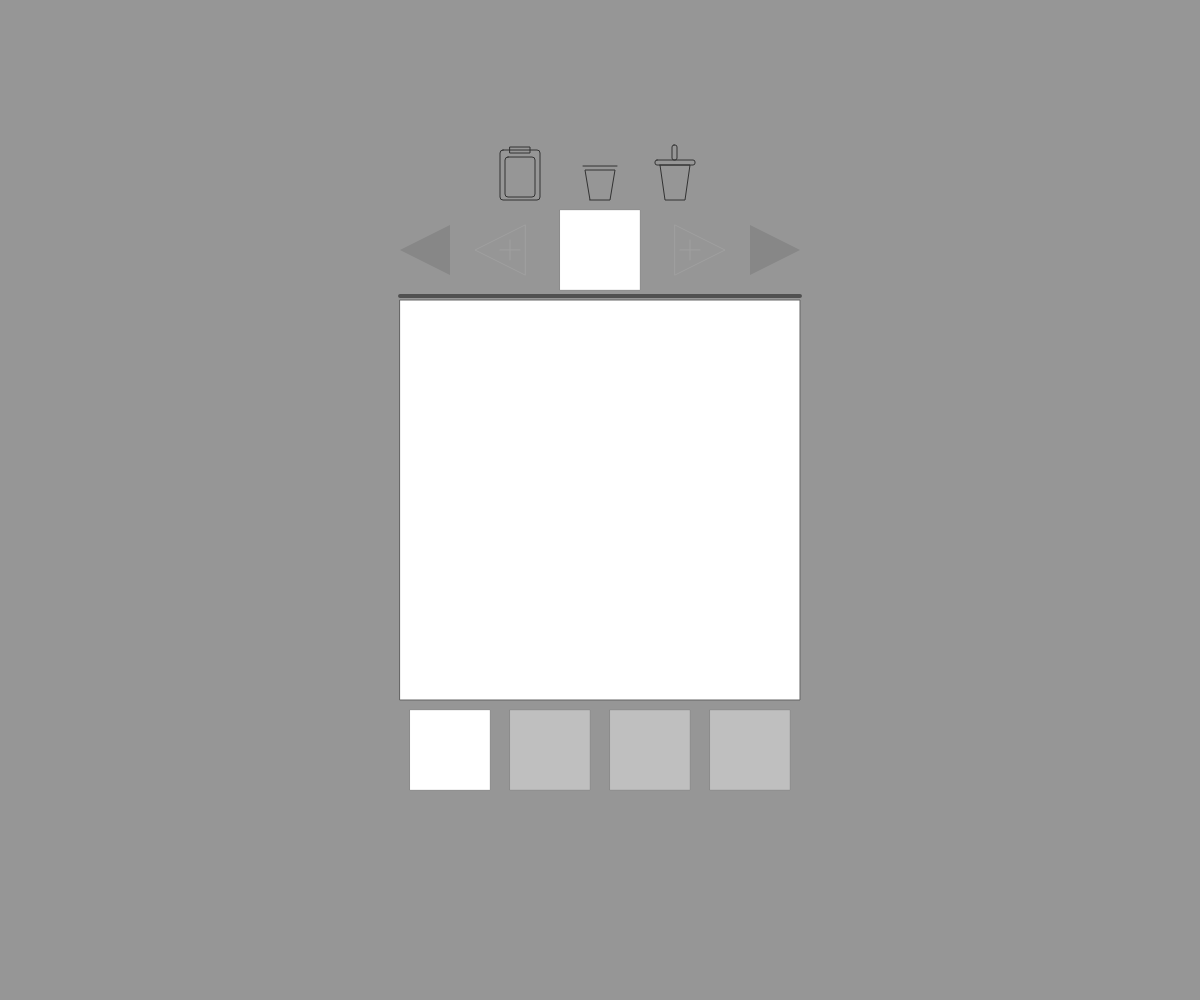
Frame 1 (no input)
Frame 60 (no input): identical to frame 1, image omitted
Frame 120 (the mouse pressed at the canvas centre since frame 60): identical to frame 1, image omitted

The p5.js sketch that drew this single still picture (run headless with seeded random() and noise() and a simulated clock; from frame 60 on, the mouse is pressed at the canvas centre):

// p5.js sketch
// ── sketch.js
  // ~~ GOAL
// Make a quick and loose phone-friendly animation app
// Just for quickly iterating quick ideas, without needing to make things look clean

  // ~~ IDEAL FEATURES
// Quick and rough brush
// Quick and rough filles (if at all)
// Quick and rough transforms
// Quick and easy canvas rotations
// Nice and finger-friendly
// Small "render display" on the top right, so I can sketch without my thumb getting in the way
// Easy to navigate
// Easy to bring to AE?

  // ~~TO DO
// [] Build canvas/Drawing Stage
// [] Add Drawing Capabilities
// [] Onion Skin?
// Proper Playback?
// [] A way to insert sub-frames 
// [] A way to clear frames
// [] A way to duplicate frames
// [] A way to delete frames
// Prevent drawings outside of canvas
// Include layers
// Make the playback delay at the end slightly
// Oh, undo
// [] Include Onion Skin on the micro drawing?


p5.disableFriendlyErrors = true;

var app = {
  onion: true,
  clipboard: []
}


var layers = {};

var curLayer = 0, curFrame = 0;
for ( var i = 0; i < 4; i++ ) {
  layers[i] = [];
  layers[i][curFrame] = [];
}

var currentPath = [];

var canvasWidth, canvasHeight;


function setup() {
  canvasWidth = 400;
  canvasHeight = 800;
  canvasWidth = windowWidth;
  canvasHeight = windowHeight;
  createCanvas(canvasWidth, canvasHeight);
  // console.log(layers[curLayer][curFrame])
}

function draw() {
  // console.log(curLayer);
  background(150);
  fill(255); stroke(100); strokeWeight(1);
  rect(canvasWidth/2 - 200, canvasHeight/2-200, 400);

  drawUI();
  drawCurrentFrame(curFrame, false, -1);
  drawHighlights();
}

function touchStarted() {
  checkPrevNextButton();
  checkLayerChangeButton();
  return false;
}

function touchMoved() {
  if ( mouseY >= canvasHeight/2 - 200  && mouseY <= canvasHeight/2 + 200  )  currentPath.push({x: mouseX, y: mouseY});
  return false;
}

function touchEnded() {
  if ( mouseY >= canvasHeight/2 - 200 && mouseY <= canvasHeight/2 + 200 ) layers[curLayer][curFrame].push(currentPath);
  currentPath = [];
  return false;
}

// ~~ HELPERS

function checkLayerChangeButton() {
  // Ugh, just gonna hard-code this for a bit
  
  if ( mouseY < 610 || mouseY > 690 ) return;
  
  if ( mouseX < 10 || mouseX > 390 ) return;
  else if ( mouseX >= 10 && mouseX <= 90 ) {
    curLayer = 0;
  } else if ( mouseX >= 110 && mouseX <= 190 ) {
    curLayer = 1;
  } else if ( mouseX >= 210 && mouseX <= 290 ) {
    curLayer = 2;
  } else if ( mouseX >= 310 && mouseX <= 390 ) {
    curLayer = 3;
  }
  if ( layers[curLayer] == undefined ) {
    layers[curLayer] = [];
    layers[curLayer][curFrame] = [];
  }
  
}

function checkPrevNextButton() {
  // Also needs to update other layers
  
  var extraLift = 25;
  
  // Prev and Next Buttons
  if ( mouseY < canvasHeight/2 - 200 - extraLift && mouseY > canvasHeight/2 - 250 - extraLift) {
    
    if ( mouseX >= canvasWidth/2 - 200 && mouseX <= canvasWidth/2 - 150  ) {
      curFrame--;
      if ( curFrame < 0 ) curFrame = 0;
    } else if ( mouseX >= canvasWidth/2 + 150 && mouseX <= canvasWidth/2 + 200  ) {
      curFrame++;
      // Do this for all layers.
      // Current layer gets an empty frame.
      // Other layers duplicate the previous frame.
      for ( var c = 0; c < 4; c++ ) {
        if ( c == curLayer ) {
          if ( layers[c][curFrame] == undefined ) layers[c][curFrame] = [];
        } else {
          if ( layers[c][curFrame] == undefined ) layers[c][curFrame] = JSON.parse(JSON.stringify(layers[c][curFrame-1]));
        }
      }
    }
    
    
    if ( mouseX >= canvasWidth/2 - 125 && mouseX <= canvasWidth/2 - 75  ) {
      // Insert frame before, move to it
      // console.log('insert before');
      if ( curFrame > 0 ) {
        for ( var c = 0; c < 4; c++ ) {
          if ( c == curLayer ) {
            layers[curLayer].splice(curFrame, 0, []);
          } else {
            layers[c].splice(curFrame, 0, JSON.parse(JSON.stringify(layers[c][curFrame-1])));
          }
        }
        // layers[curLayer].splice(curFrame, 0, []);
      }
      
      // if ( --curFrame < 0 ) curFrame = 0;
    } else if ( mouseX >= canvasWidth/2 + 75 && mouseX <= canvasWidth/2 + 125  ) {
      // if ( layers[curLayer][++curFrame] == undefined ) layers[curLayer][curFrame] = [];
      // console.log("insert after");
      if ( curFrame < layers[curLayer].length - 1 ) {        
        for ( var c = 0; c < 4; c++ ) {
          if ( c == curLayer ) {
            layers[curLayer].splice((curFrame++) + 1, 0, []);
          } else {
            layers[c].splice((curFrame) + 1, 0, JSON.parse(JSON.stringify(layers[c][curFrame])));
          }
        }
        // layers[curLayer].splice((curFrame++) + 1, 0, []);
      }
    }
  }
  
  // Delete Button
  if ( mouseY < canvasHeight/2 - 300 - extraLift && mouseY > canvasHeight/2 - 340  - extraLift && mouseX > canvasWidth/2 - 20 && mouseX < canvasWidth/2 + 20 ) {
    layers[curLayer][curFrame] = [];
  }
  
  
  // Copy/Paste Buttons
  if ( mouseY < canvasHeight/2 - 300 - extraLift&& mouseY > canvasHeight/2 - 350 - extraLift) {
    if ( mouseX >= canvasWidth/2 - 100 && mouseX <= canvasWidth/2 - 60 ) {
      app.clipboard = layers[curLayer][curFrame];
    }
    if ( mouseX >= canvasWidth/2 + 60 && mouseX <= canvasWidth/2 + 90 ) {
      layers[curLayer][curFrame] = app.clipboard;
    }
  }
  
  
}

function drawHighlights() {
  // Just for showing clickable things. Mainly debugging.
  noFill();
  stroke(255);
  strokeWeight(2);
  var extraLift = 25;
  if ( mouseY < canvasHeight/2 - 200 && mouseY > canvasHeight/2 - 250 - extraLift) {
    
    if ( mouseX >= canvasWidth/2 - 200 && mouseX <= canvasWidth/2 - 150  ) {
      rect(canvasWidth/2 - 200, canvasHeight/2 - 250 - extraLift,50, 50)
    } else if ( mouseX >= canvasWidth/2 + 150 && mouseX <= canvasWidth/2 + 200  ) {
      rect(canvasWidth/2 + 150, canvasHeight/2 - 250 - extraLift,50, 50)
    }
    
    
    if ( mouseX >= canvasWidth/2 - 125 && mouseX <= canvasWidth/2 - 75  ) {
      // Insert frame before, move to it
      // console.log('insert before');
      if ( curFrame > 0 ) {
        // layers[curLayer].splice(curFrame, 0, []);
        rect(canvasWidth/2 - 125, canvasHeight/2 - 250 - extraLift,50, 50)
      }
      
      // if ( --curFrame < 0 ) curFrame = 0;
    } else if ( mouseX >= canvasWidth/2 + 75 && mouseX <= canvasWidth/2 + 125  ) {
      // if ( layers[curLayer][++curFrame] == undefined ) layers[curLayer][curFrame] = [];
      // console.log("insert after");
      if ( curFrame < layers[curLayer].length - 1 ) {        
        // layers[curLayer].splice((curFrame++) + 1, 0, []);
        rect(canvasWidth/2 + 75, canvasHeight/2 - 250 - extraLift,50, 50)
      }
    }
  }
  
  
  if ( mouseY < canvasHeight/2 - 300 && mouseY > canvasHeight/2 - 340 && mouseX > canvasWidth/2 - 20 && mouseX < canvasWidth/2 + 20 ) {
    
      rect(canvasWidth/2 - 20, canvasHeight/2 - 340,40, 40)
  }
  
  if ( mouseY < canvasHeight/2 - 300 && mouseY > canvasHeight/2 - 350 ) {
    if ( mouseX >= canvasWidth/2 - 100 && mouseX <= canvasWidth/2 - 60 ) {
      rect(canvasWidth/2 - 100, canvasHeight/2 - 350, 40, 50 )
    }
    if ( mouseX >= canvasWidth/2 + 60 && mouseX <= canvasWidth/2 + 90 ) {
      rect(canvasWidth/2 + 60, canvasHeight/2 - 350, 30, 50 )
    }
  }
}

function drawUI() {
  // [] Prev/Next Buttons
  // [] Timeline Visualiser
  // [Don't need this on a fucking phone...] Canvas Rotation Tools
  // [] Drawing Previewer
  
  
  // Prev/Next Buttons
  noStroke();
  
  if ( curFrame == 0 ) fill(135); else fill(50);
  var extraLift = 25;
  triangle( canvasWidth/2 - 150, canvasHeight/2 - 250 - extraLift, canvasWidth/2 - 200, canvasHeight/2 - 225 - extraLift, canvasWidth/2 - 150, canvasHeight/2 - 200 - extraLift);
  if ( curFrame == layers[curLayer].length-1 ) fill(135); else fill(50);
  triangle( canvasWidth/2 + 150, canvasHeight/2 - 250 - extraLift, canvasWidth/2 + 200, canvasHeight/2 - 225 - extraLift, canvasWidth/2 + 150, canvasHeight/2 - 200 - extraLift);
  
  // Insert Buttons  
  noFill();
  if ( curFrame == 0 ) stroke(160); else stroke(200);
  var extraLift = 25;
  triangle( canvasWidth/2 - 75, canvasHeight/2 - 250 - extraLift, canvasWidth/2 - 125, canvasHeight/2 - 225 - extraLift, canvasWidth/2 - 75, canvasHeight/2 - 200 - extraLift);
  line(canvasWidth/2 - 100, canvasHeight/2 - 225 - extraLift, canvasWidth/2 - 80, canvasHeight/2 - 225 - extraLift);
  line(canvasWidth/2 - 90, canvasHeight/2 - 235 - extraLift, canvasWidth/2 - 90, canvasHeight/2 - 215 - extraLift);  
  noFill();
  if ( curFrame == layers[curLayer].length-1 ) stroke(160); else stroke(200);
  var extraLift = 25;
  triangle( canvasWidth/2 + 75, canvasHeight/2 - 250 - extraLift, canvasWidth/2 + 125, canvasHeight/2 - 225 - extraLift, canvasWidth/2 + 75, canvasHeight/2 - 200 - extraLift);
  line(canvasWidth/2 + 100, canvasHeight/2 - 225 - extraLift, canvasWidth/2 + 80, canvasHeight/2 - 225 - extraLift);
  line(canvasWidth/2 + 90, canvasHeight/2 - 235 - extraLift, canvasWidth/2 + 90, canvasHeight/2 - 215 - extraLift);
  
  // Delete Button
  noFill();
  stroke(50); strokeWeight(1);
  if ( layers[curLayer][curFrame].length ) fill(100);
  beginShape();
  vertex(canvasWidth/2 - 10, canvasHeight/2 - 300);
  vertex(canvasWidth/2 + 10, canvasHeight/2 - 300);
  vertex(canvasWidth/2 + 15, canvasHeight/2 - 330);
  vertex(canvasWidth/2 - 15, canvasHeight/2 - 330);
  vertex(canvasWidth/2 - 10, canvasHeight/2 - 300);
  endShape(CLOSE);
  line(canvasWidth/2 - 17, canvasHeight/2 - 334, canvasWidth/2 + 17, canvasHeight/2 - 334);
  // line(canvasWidth/2 - 5, canvasHeight/2 - 338, canvasWidth/2 + 5, canvasHeight/2 - 338);

  // Timeline visualiser
  // Just a thin thing above the canvas
  noFill(); stroke(170); strokeWeight(4);
  line(canvasWidth/2 - 200, canvasHeight/2 - 204, canvasWidth/2 + 200, canvasHeight/2 - 204);
  stroke(80);
  var lengthSize = 400 / layers[curLayer].length;
  var start = lengthSize * curFrame;

  line(canvasWidth/2 - 200 + start, canvasHeight/2 - 204, canvasWidth/2 - 200 + start + lengthSize, canvasHeight/2 - 204);
  
  
  // Paste Button
  noFill();
  stroke(50); strokeWeight(1);
  if ( app.clipboard.length ) fill(100);
  rect(canvasWidth/2 - 100, canvasHeight/2 - 350, 40, 50, 3);
  rect(canvasWidth/2 - 95, canvasHeight/2 - 343, 30, 40, 3);
  rect(canvasWidth/2 - 90, canvasHeight/2 - 353, 20, 6);
  
  
  // Copy Button
  noFill();
  stroke(50); strokeWeight(1);
  if ( app.clipboard.length ) fill(100);
  beginShape();
  vertex(canvasWidth/2 + 60, canvasHeight/2 - 335);
  vertex(canvasWidth/2 + 90, canvasHeight/2 - 335);
  vertex(canvasWidth/2 + 85, canvasHeight/2 - 300);
  vertex(canvasWidth/2 + 65, canvasHeight/2 - 300);
  endShape(CLOSE);
  
  rect(canvasWidth/2 + 55, canvasHeight/2 - 340, 40, 5, 2);
  rect(canvasWidth/2 + 72, canvasHeight/2 - 355, 5, 15, 2);
  
  

  // Drawing Previewer
  // Constantly playing back, unless we're drawing, in which case show the drawing frame only

  var framerate = 8;
  var fps = 1000 / 8;
  var renderThisFrame = Math.floor((millis() / fps ) % layers[curLayer].length);
 // renderThisFrame = 0;
 // console.log(millis() / 1000 * 12 )
  if ( mouseIsPressed ) renderThisFrame = curFrame;
  
  push();
  translate(canvasWidth/2, canvasHeight/2);
  scale(0.2);
  translate(-canvasWidth/2, -canvasHeight/2);
  translate(0, -250 / 0.2);

  fill(255); stroke(100); strokeWeight(1);
  rect(canvasWidth/2 - 200, canvasHeight/2-200, 400);
  drawCurrentFrame(renderThisFrame, !mouseIsPressed, -1);
  pop();
  
  
  // One per layer. 3 or 4 layers?
  push();
  translate(canvasWidth/2, canvasHeight/2);
  scale(0.2);
  translate(-canvasWidth/2, -canvasHeight/2);
  for ( var i = 0; i < 4; i++ ) {
    push();
    translate(-750 + i * 500, 250 / 0.2);
    if ( i == curLayer ) {
      fill(255);
    } else {
      fill(255, 255, 255, 100);
    }
    stroke(100); strokeWeight(1);
    rect(canvasWidth/2 - 200, canvasHeight/2-200, 400);
    // Draw only the target layer
    // And only the current frame
    // drawCurrentFrame(renderThisFrame, !mouseIsPressed);
    drawCurrentLayer(curFrame, i)
    pop();
  }
  pop();

  
}

function drawOnionSkin() {
  if ( app.onion == false ) return;
}

function drawCurrentLayer(targFrame, targLayer) {
  if ( layers[targLayer] == undefined ) return;
  noFill();
  
  var theFrame = layers[targLayer][targFrame];
  
  
    for ( var i = 0, iL = theFrame.length; i < iL; i++ ) {
      
      stroke(0, 0, 0, 180 * 0.4 + (180/iL) * 0.6);
      strokeWeight(20 * 0.6 +(20/iL) * 0.4 );
      
      var thisPath = theFrame[i];
      beginShape();
      for ( var c = 0, cL = thisPath.length-1; c < cL; c++ ) {
        curveVertex(thisPath[c].x, thisPath[c].y);
      }
      endShape();
    }
  
}

function drawCurrentFrame(targFrame, preview) {
  
  // Needs to faintly draw the other layers, right?
  
  noFill();
  if ( preview == false && app.onion ) {
    if ( curFrame >= 1 ) {
      drawThisFrame(curFrame-1, 255, 0, 0, 50);
    }
    if ( curFrame >= 2 ) {
      drawThisFrame(curFrame-2, 255,0,0, 25);
    }
    
    // if ( layers[curLayer].length - curFrame > 2 ) {
    //   drawThisFrame(curFrame+2, 0,0,255, 25);
    // }
    if ( layers[curLayer].length - curFrame > 1 ) {
      drawThisFrame(curFrame+1, 0,0,255, 50);
    }
  }

  var iterations = 1;

  
  var currentFrameLength = layers[curLayer][targFrame].length;
  if ( currentFrameLength == 0 ) currentFrameLength = 1;
  stroke(0, 0, 0, 180 * 0.4 + (180/currentFrameLength) * 0.6);
  strokeWeight(20 * 0.75 +(20/currentFrameLength) * 0.25 );
  beginShape();
  for ( var c = 0, cL = currentPath.length-1; c < cL; c++ ) {
    curveVertex(currentPath[c].x, currentPath[c].y);
  }
  endShape();

  // Other Paths
  var originalLayer = curLayer;
  
  for ( var n = 0; n < 4; n++ ) {
    curLayer = n;
    
    if ( n == originalLayer ) {
      drawThisFrame(targFrame, 0, 0, 0, 180);
    } else {
      drawThisFrame(targFrame, 100, 100, 100, 180);
    }
  }
  curLayer = originalLayer;
  
  function drawThisFrame(targFrame, r, g, b, a) {
    var currentFrame = layers[curLayer][targFrame];

    for ( var i = 0, iL = currentFrame.length; i < iL; i++ ) {
      
      stroke(r, g, b, a * 0.4 + (a/iL) * 0.6);
      strokeWeight(20 * 0.6 +(20/iL) * 0.4 );
      
      var thisPath = currentFrame[i];
      beginShape();
      for ( var c = 0, cL = thisPath.length-1; c < cL; c++ ) {
        curveVertex(thisPath[c].x, thisPath[c].y);
      }
      endShape();
    }
  }
}

// ── style.css
html, body {
  margin: 0;
  padding: 0;
}
html {
  
  overflow: hidden;
}
canvas {
  display: block;
}

body {
  height: 100%;
  position: fixed;
  overflow-y: scroll;
  -webkit-overflow-scrolling: touch
}
